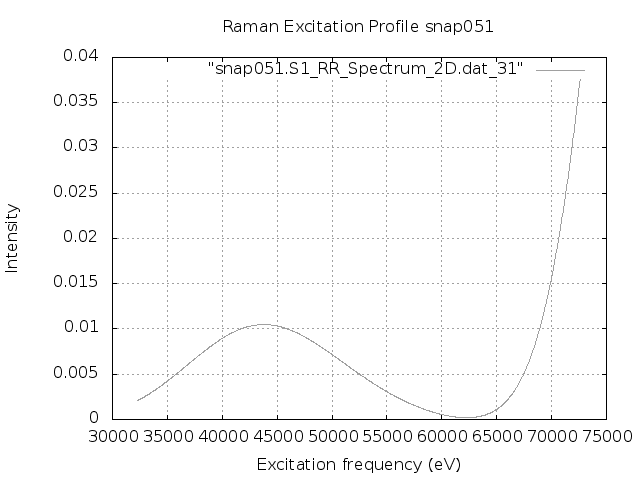

Recreate this plot in gnuplot.
set terminal png
set output "snap051.S1.REP_frozen.png"
set xlabel 'Excitation frequency (eV)'
set ylabel 'Intensity'
set title "Raman Excitation Profile snap051"
set grid
set autoscale
plot "snap051.S1_RR_Spectrum_2D.dat_31" with lines lc "blue"
exit
